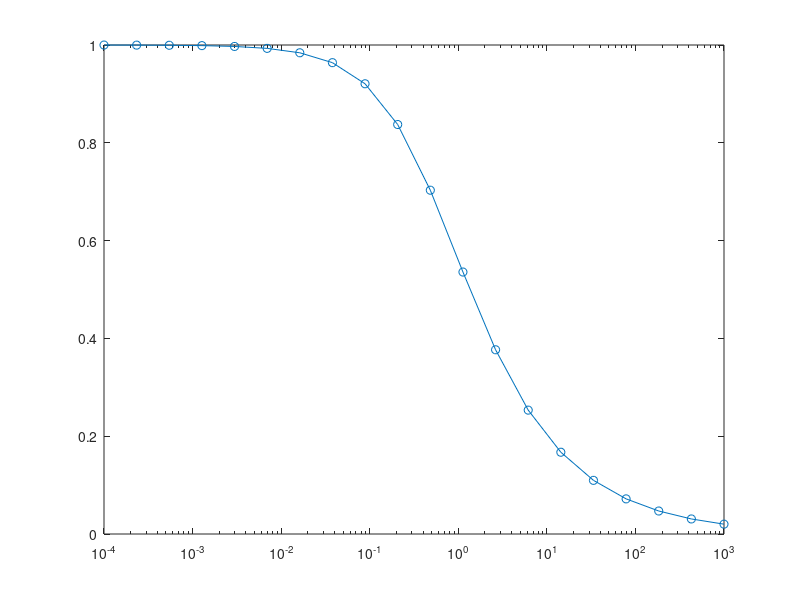

MATLAB code to generate this figure:
clc; clear all;

P = 1; %Transmit power

lambda = 2e-6; % Intensity
K = 1e-4;
R = 2000;
range_near = linspace(eps,R,50000);

gamma_vec = logspace(-4,3,20);
Cov_Analytical = zeros(1,length(gamma_vec));

for i = 1:length(gamma_vec)
    dist_near = 2*pi*lambda*range_near.*exp(-pi*lambda*range_near.^2);
    A = (gamma_vec(i)*range_near.^4);
    Integral_term = 0.5*sqrt(A).*(pi/2 - atan((range_near.^2)./sqrt(A)));
    Interference_term = exp(-2*pi*lambda*Integral_term);        
    Cov_Analytical(i) = trapz(range_near, Interference_term.*dist_near);
end
semilogx((gamma_vec), Cov_Analytical, '-o');
hold on

